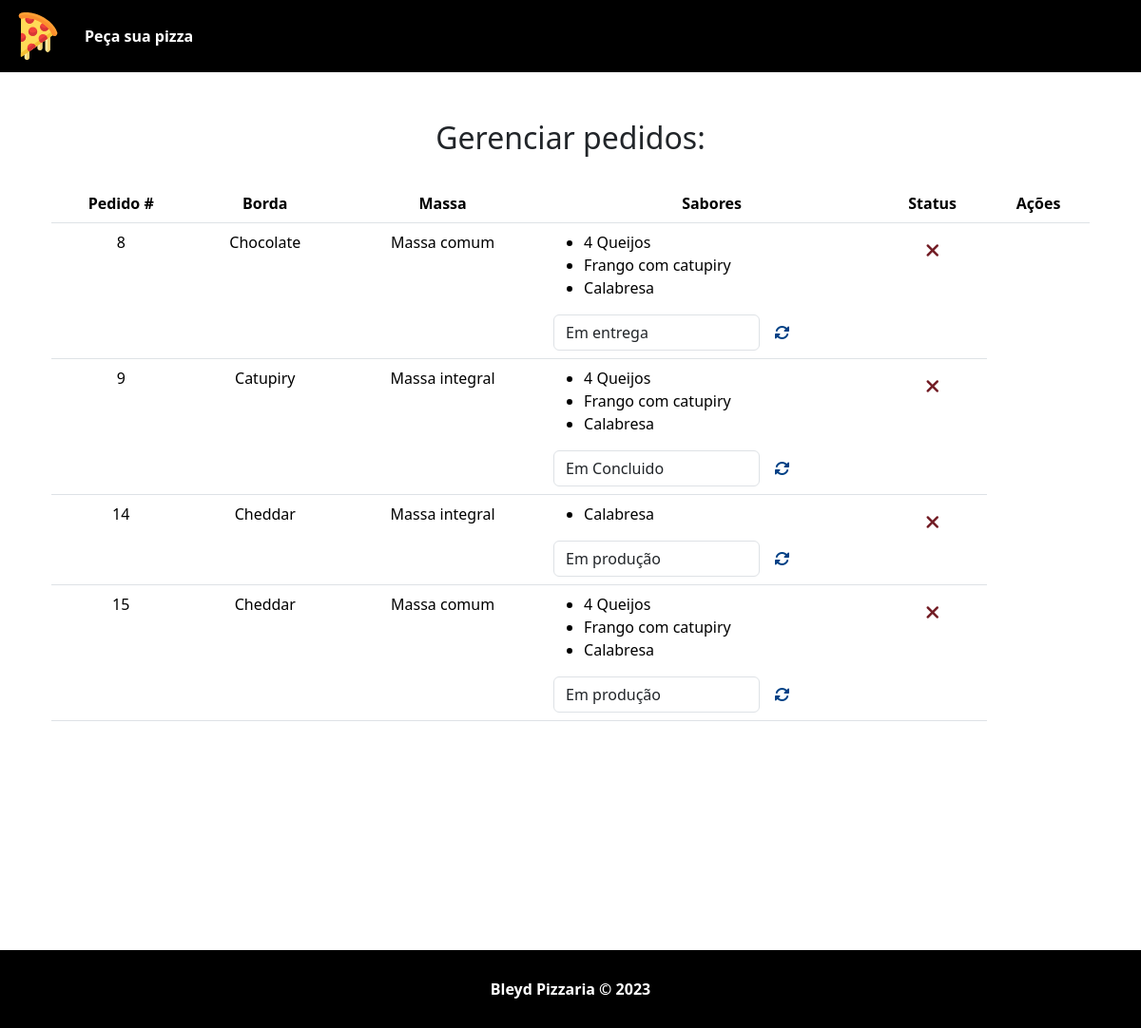
Page /dashboard.php on the committed database.
### tables this page shows
CREATE TABLE `bordas` (
  `id` int(11) NOT NULL AUTO_INCREMENT,
  `tipo` varchar(100) DEFAULT NULL,
  PRIMARY KEY (`id`)
);

CREATE TABLE `status` (
  `id` int(11) NOT NULL AUTO_INCREMENT,
  `tipo` varchar(100) DEFAULT NULL,
  PRIMARY KEY (`id`)
);

### process/orders.php (called while the page is built, shortened)
<?php
    include_once ("conn.php");
    $method = $_SERVER["REQUEST_METHOD"];
    if($method === "GET") {
        $pedidosQuery = $conn->query("SELECT * FROM pedidos;");
        $pedidos = $pedidosQuery->fetchAll();
        $pizzas = [];
        foreach($pedidos as $pedido) {
            $pizza = [];
        $pizza["id"] = $pedido["pizza_id"];
        $pizzaQuery = $conn->prepare("SELECT * FROM pizzas WHERE id = :pizza_id");
        $pizzaQuery->bindParam(":pizza_id", $pizza["id"]);
        $pizzaQuery->execute();
        $pizzaData = $pizzaQuery->fetch(PDO::FETCH_ASSOC);
        $bordaQuery = $conn->prepare("SELECT * FROM bordas WHERE id = :borda_id");
        $bordaQuery->bindParam(":borda_id", $pizzaData["borda_id"]);
        $bordaQuery->execute();
    }
        $statusQuery = $conn->query ("SELECT * FROM status;");
        $status = $statusQuery->fetchAll();
    } else if ($method === "POST")  {
        $type = $_POST["type"];
        if ($type === "delete") {
            $pizzaId = $_POST["id"];
            $deleteQuery = $conn->prepare("DELETE FROM pedidos WHERE pizza_id = :pizza_id;");
            $deleteQuery->bindParam(":pizza_id", $pizzaId, PDO::PARAM_INT);
            $deleteQuery->execute();
            $_SESSION["msg"] = "Pedido removido com sucesso!";
            $_SESSION["status"]  = "success";
        }  else if($type === "update") {
            $pizzaId = $_POST["id"];
            $statusId = $_POST["status"];
            $updateQuery = $conn->prepare("UPDATE pedidos SET status_id = :status_id WHERE pizza_id = :pizza_id");
            $updateQuery->bindParam(":pizza_id", $pizzaId, PDO::PARAM_INT);
            $updateQuery->bindParam(":status_id", $statusId, PDO::PARAM_INT);
            $updateQuery->execute();
            $_SESSION["msg"] = "Pedido atualizado com sucesso!";
            $_SESSION["status"] = "success";
          }
        header("Location: ../dashboard.php");
    }
?>

### dashboard.php (the view, shortened to what this page needs)
<?php
        include_once ("templates/header.php");
        include_once ("process/orders.php");
    ?>
    <div id="main-container">
        <div class="container">
            <div class="row">
                <div class="col-md-12">
                    <h2>Gerenciar pedidos:</h2>
                </div>
                <div class="col-md-12 table-container">
                    <table class="table">
                        <thead>
                            <tr>
                                <th scope="col"><span>Pedido</span> #</th>
                                <th scope="col">Borda</th>
                                <th scope="col">Massa</th>
                                <th scope="col">Sabores</th>
                                <th scope="col">Status</th>
                                <th scope="col">Ações</th>
                            </tr>
                        </thead>
                        <tbody>
                           <?php foreach($pizzas as $pizza): ?>
                            <tr>
                                <td><?=$pizza["id"] ?></td>
                                <td><?=$pizza["borda"] ?></td>
                                <td><?=$pizza["massa"] ?></td>
                                <td>
                                    <ul>
                                        <?php foreach($pizza["sabores"] as $sabor): ?>
                                            <li><?= $sabor ;?></li>
                                        <?php endforeach; ?>
                                    </ul>
                                    <form action="process/orders.php" method="POST"class="form-group update-form">
                                        <select name="status" class="form-control status-input">
                                            <?php foreach($status as $s): ?>
                                                <option value="<?= $s["id"] ?>" <?php echo ($s["id"] == $pizza["status"]) ? "selected" : "";?> ><?=$s["tipo"]?></option>
                                            <?php endforeach; ?>
                                        </select>
                                        <button type="submit" class="update-btn">
                                            <i class="fas fa-sync-alt"></i>
                                        </button>
                                    </form>
                                </td>
                                <td>
                                    <form action="process/orders.php" method="POST">
                                        <button type="submit" class="delete-btn">
                                            <i class="fas fa-times"></i>
                                        </button>
                                    </form>
                                </td>
                            </tr>
                            <?php endforeach; ?>
                        </tbody>
                    </table>
                </div>
            </div>
        </div>
    </div>
    <?php
        include_once ("templates/footer.php")
    ?>

### templates/header.php (shortened to what this page needs)
<!DOCTYPE html>
<html lang="en">
<head>
    <link href="https://cdn.jsdelivr.net/npm/bootstrap@5.3.2/dist/css/bootstrap.min.css" rel="stylesheet">
    <link rel="stylesheet" href="https://cdnjs.cloudflare.com/ajax/libs/font-awesome/6.4.2/css/all.min.css" />
    <link rel="stylesheet" href="css/styles.css">
</head>
<body>
    <header>
        <nav class="navbar navbar-expand-lg">
            <a href="index.php" class="navbar-brand">
                <img src="img/pizza.svg" alt="pizzaria do bleyd" id="brand-logo">
            </a>
            <div class="collapse navbar-collapse" id="navbarNav">
                <ul class="navbar-nav">
                    <li class="nav-item active">
                        <a href="index.php" class="nav-link">Peça sua pizza</a>
                    </li>
                </ul>
            </div>
        </nav>
    </header>

### templates/footer.php (shortened to what this page needs)
    <footer>
        <p>Bleyd Pizzaria &copy; 2023</p>
    </footer>
</body>
</html>

### css/styles.css (style rules this page uses)
html, body { height: 100%; }
#brand-logo { width: 50px; margin-left: 15px; }
.navbar.navbar-expand-lg { background-color: #000; font-weight: bold; }
.navbar.navbar-expand-lg a { color: #fff; }
#main-container { margin-bottom: 175px; padding: 50px 0; text-align: center; min-height: 62.3%; }
#main-container h2 { margin-bottom: 30px; }
.row { margin: 0; }
.delete-btn, .update-btn { border:none; background-color: transparent; }
.delete-btn { padding-top: 10px; }
.delete-btn i { color: #721c24; font-size: 20px; }
.update-btn { margin-left: 10px; }
.update-btn i { color: #004085; }
.update-form { display: flex; flex-direction: row; }
.status-input { width: 65%; }
.table ul { text-align: left; }
footer { position: relative; width: 100%; height: 82px; background-color: #000; color: #fff; display: flex; align-items: center; justify-content: center; font-weight: bold; }
footer p { margin-bottom: 0; }

### rows in the picture
bordas: id "14", tipo "Cheddar", massa "Massa integral", sabor "Calabresa", status "Em produção"

### other values in the picture
$pizza["id"] "8"
$pizza["borda"] "Chocolate"
$pizza["massa"] "Massa comum"
$sabor "4 Queijos"
$sabor "Frango com catupiry"
$sabor "Calabresa"
$pizza["id"] "9"
$pizza["borda"] "Catupiry"
$pizza["massa"] "Massa integral"
$pizza["id"] "15"
$pizza["borda"] "Cheddar"
form field status "Em entrega"
form field status "Em Concluido"
form field status "Em produção"
